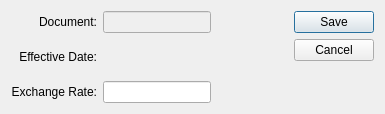
<?xml version="1.0" encoding="UTF-8"?>
<ui version="4.0">
 <comment>This file is part of the xTuple ERP: PostBooks Edition, a free and
open source Enterprise Resource Planning software suite,
Copyright (c) 1999-2018 by OpenMFG LLC, d/b/a xTuple.
It is licensed to you under the Common Public Attribution License
version 1.0, the full text of which (including xTuple-specific Exhibits)
is available at www.xtuple.com/CPAL.  By using this software, you agree
to be bound by its terms.</comment>
 <class>toggleBankrecCleared</class>
 <widget class="QDialog" name="toggleBankrecCleared">
  <property name="geometry">
   <rect>
    <x>0</x>
    <y>0</y>
    <width>385</width>
    <height>114</height>
   </rect>
  </property>
  <property name="windowTitle">
   <string>Toggle BankRec Cleared</string>
  </property>
  <layout class="QHBoxLayout" name="horizontalLayout">
   <item>
    <layout class="QGridLayout" name="gridLayout">
     <item row="2" column="1">
      <widget class="XLineEdit" name="_exchrate"/>
     </item>
     <item row="1" column="1">
      <widget class="DLineEdit" name="_transdate"/>
     </item>
     <item row="1" column="0">
      <widget class="QLabel" name="_transdateLit">
       <property name="text">
        <string>Effective Date:</string>
       </property>
       <property name="alignment">
        <set>Qt::AlignRight|Qt::AlignTrailing|Qt::AlignVCenter</set>
       </property>
      </widget>
     </item>
     <item row="2" column="0">
      <widget class="QLabel" name="_exchrateLit">
       <property name="text">
        <string>Exchange Rate:</string>
       </property>
       <property name="alignment">
        <set>Qt::AlignRight|Qt::AlignTrailing|Qt::AlignVCenter</set>
       </property>
      </widget>
     </item>
     <item row="0" column="0">
      <widget class="QLabel" name="_docnumberLit">
       <property name="text">
        <string>Document:</string>
       </property>
       <property name="alignment">
        <set>Qt::AlignRight|Qt::AlignTrailing|Qt::AlignVCenter</set>
       </property>
      </widget>
     </item>
     <item row="0" column="1">
      <widget class="XLineEdit" name="_docnumber">
       <property name="enabled">
        <bool>false</bool>
       </property>
      </widget>
     </item>
    </layout>
   </item>
   <item>
    <spacer>
     <property name="orientation">
      <enum>Qt::Horizontal</enum>
     </property>
     <property name="sizeType">
      <enum>QSizePolicy::Expanding</enum>
     </property>
     <property name="sizeHint" stdset="0">
      <size>
       <width>2</width>
       <height>20</height>
      </size>
     </property>
    </spacer>
   </item>
   <item>
    <layout class="QVBoxLayout" name="verticalLayout">
     <item>
      <widget class="QDialogButtonBox" name="_buttonBox">
       <property name="orientation">
        <enum>Qt::Vertical</enum>
       </property>
       <property name="standardButtons">
        <set>QDialogButtonBox::Cancel|QDialogButtonBox::Save</set>
       </property>
      </widget>
     </item>
     <item>
      <spacer name="verticalSpacer">
       <property name="orientation">
        <enum>Qt::Vertical</enum>
       </property>
       <property name="sizeHint" stdset="0">
        <size>
         <width>18</width>
         <height>13</height>
        </size>
       </property>
      </spacer>
     </item>
    </layout>
   </item>
  </layout>
 </widget>
 <layoutdefault spacing="6" margin="11"/>
 <customwidgets>
  <customwidget>
   <class>DLineEdit</class>
   <extends>QWidget</extends>
   <header>datecluster.h</header>
   <container>1</container>
  </customwidget>
  <customwidget>
   <class>XLineEdit</class>
   <extends>QLineEdit</extends>
   <header>xlineedit.h</header>
   <container>1</container>
  </customwidget>
 </customwidgets>
 <tabstops>
  <tabstop>_docnumber</tabstop>
  <tabstop>_transdate</tabstop>
  <tabstop>_exchrate</tabstop>
  <tabstop>_buttonBox</tabstop>
 </tabstops>
 <resources/>
 <connections/>
</ui>
